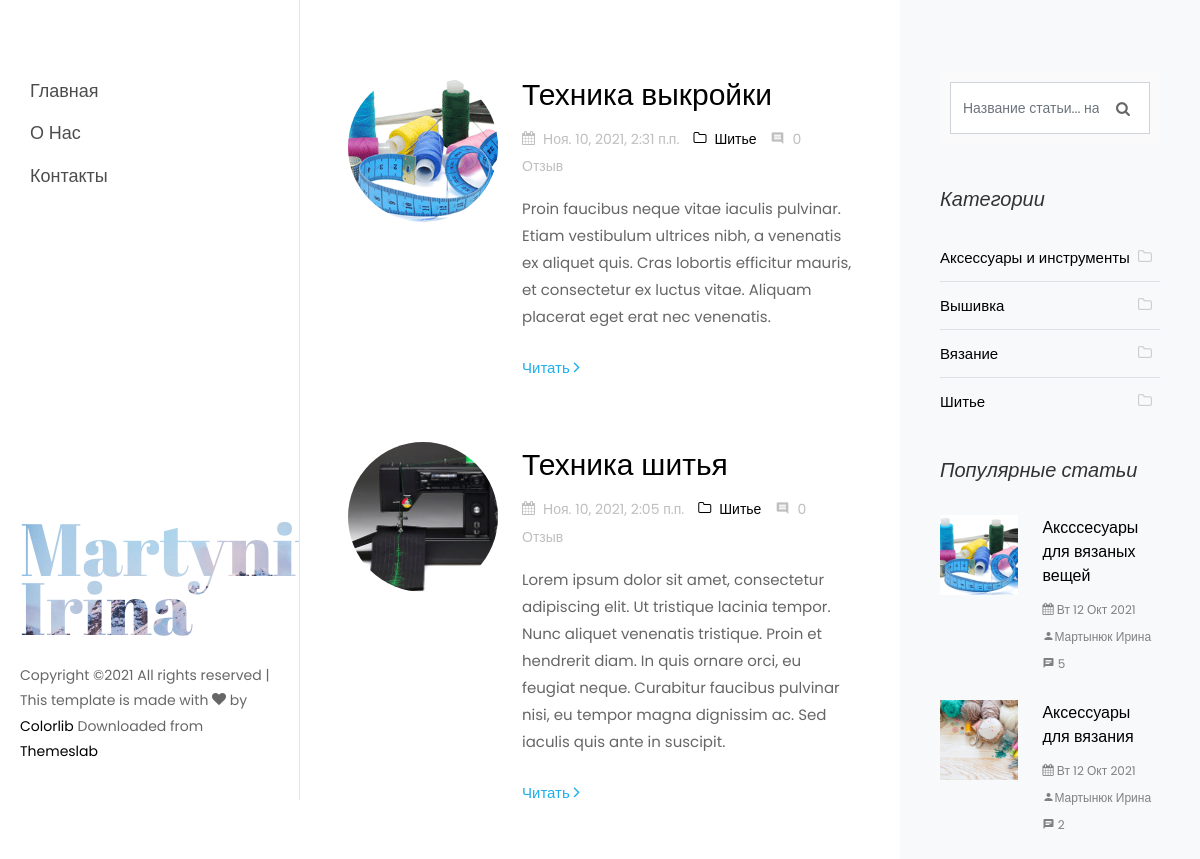
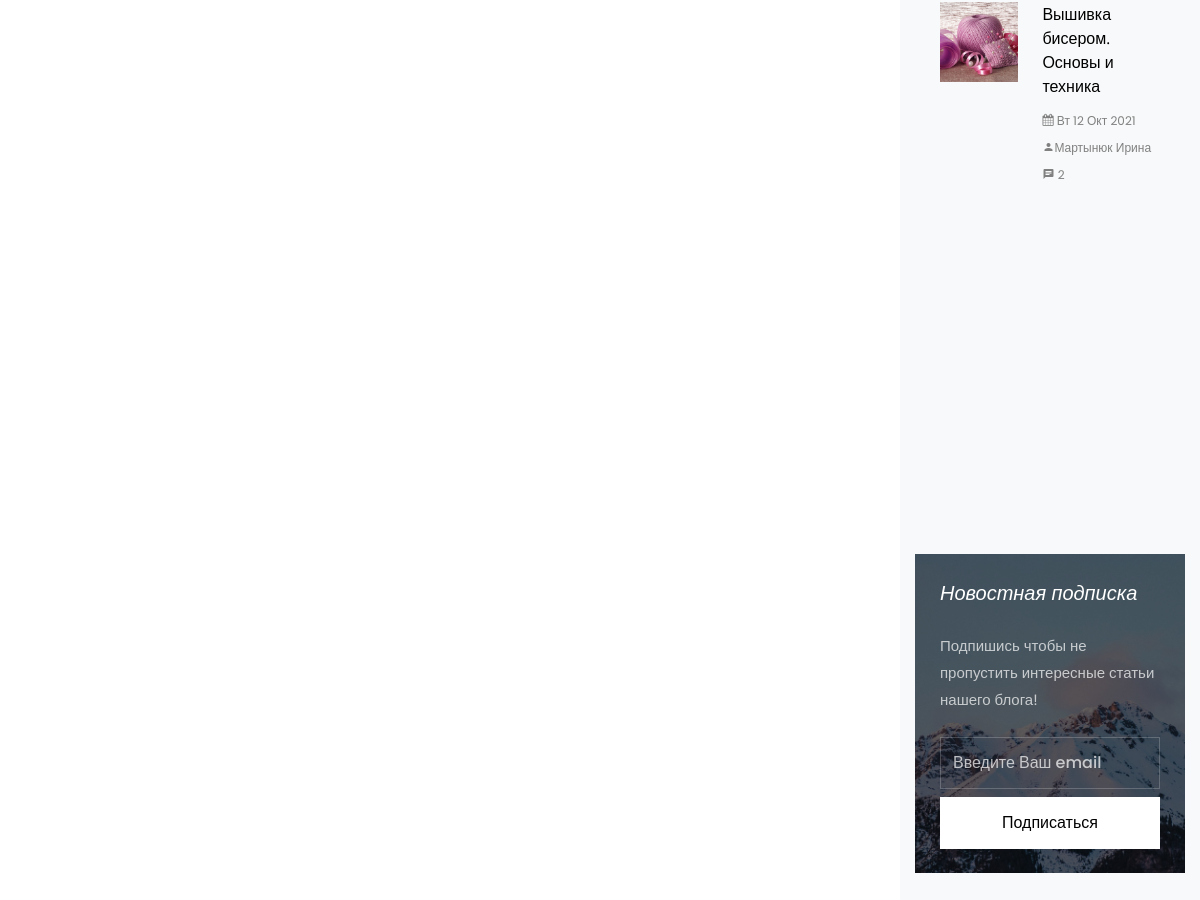
The app's page /category/shite/ with its own data (2 pictures, top to bottom).
### blog_app/models.py (models this page shows, shortened)
class Article(models.Model):
    title = models.CharField(max_length=256, blank=False, verbose_name='Название')
    category = models.ForeignKey('Category', on_delete=models.CASCADE, verbose_name='Категория')
    slug = models.SlugField(max_length=256, db_index=True)
    short_content = models.TextField(verbose_name='Краткое описание', max_length=300, default='Нет описания')
    content = models.TextField(blank=True, default='Нет описания', verbose_name='Текст статьи')
    created_at = models.DateTimeField(auto_now_add=True, verbose_name='Дата публикации')
    updated_at = models.DateTimeField(auto_now=True, verbose_name='Дата обновления')
    image = models.ImageField(upload_to='blog_images/%Y/%m/%d', verbose_name='Изображение', blank=False)
    draft = models.BooleanField(verbose_name='Черновик', default=False)
    author = models.CharField(verbose_name='Автор', blank=False, max_length=150)
    tags = TaggableManager()
    class Meta:
        ordering = ('-created_at',)
        verbose_name = 'Статья'
        verbose_name_plural = 'Статьи'
    def get_absolute_url(self):
        return reverse('article_detail', kwargs={'slug': self.slug})

class Category(models.Model):
    name = models.CharField(max_length=150, blank=False, db_index=True, verbose_name='Наименование')
    slug = models.SlugField(max_length=150, unique=True, blank=False, db_index=True)
    created_at = models.DateTimeField(auto_now_add=True, verbose_name='Дата создания')
    updated_at = models.DateTimeField(auto_now=True, verbose_name='Дата обновления')
    class Meta:
        ordering = ('name',)
        verbose_name = 'Категория'
        verbose_name_plural = 'Категории'
    def __str__(self):
        return self.name
    def get_absolute_url(self):
        return reverse('article_category_list', kwargs={'slug': self.slug})

### blog_app/views.py (the view)
# urls.py: path('category/<slug:slug>/', views.CategoryView.as_view(), name='article_category_list'),
class CategoryView(DataMixin, ListView):
    extra_context = {'title': 'Категории'}
    def get_queryset(self):
        return Article.objects.filter(category__slug=self.kwargs['slug'], draft=False)

### email_contact/forms.py
class ContactForm(forms.ModelForm):
    class Meta:
        model = Contact
        fields = ('email',)
        widgets = {
            'email': forms.EmailInput(
                attrs={
                    'class': 'form-control',
                    'placeholder': 'Введите Ваш email'
                }
            )
        }
        labels = {
            'email': ''
        }

### blog_app/templatetags/article_tag.py (called while the page is built)
@register.simple_tag()
def get_categories():
    return Category.objects.all()

@register.simple_tag()
def get_tags():
    return Tag.objects.all()

@register.simple_tag()
def get_archives():
    return Article.objects.dates('created_at', 'month', order='DESC').filter(draft=False)

@register.inclusion_tag('tags/popular_articles.html')
def get_popular_articles(count=None):
    popular_articles = Article.objects.annotate(
        num_comments=Count('reviews')
    ).order_by('-num_comments').filter(draft=False)[:count]
    return {
        'popular_articles': popular_articles
    }

### email_contact/templatetags/contact_tags.py (called while the page is built)
@register.inclusion_tag("contact/tags/form.html")
def contact_form():
    return {'contact_form': ContactForm()}

### templates/index.html (shortened to what this page needs)
{% extends 'partials/base.html' %}
{% block content %}
    <div class="col-xl-8 py-5 px-md-5">
        <div class="row pt-md-4">
            {% for article in articles %}
                <div class="col-md-12">
                    <div class="blog-entry ftco-animate d-md-flex">
                        <a href="#" class="img img-2"
                           style="background-image: url({{ article.image.url }});"></a>
                        <div class="text text-2 pl-md-4">
                            <h3 class="mb-2"><a href="{{ article.get_absolute_url }}">{{ article.title}}</a>
                            </h3>
                            <div class="meta-wrap ">
                                <p class="meta">
                                    <span><i class="icon-calendar mr-2"></i>{{ article.created_at }}</span>
                                    <span><a href="{{ article.category.get_absolute_url }}"><i class="icon-folder-o mr-2"></i>{{ article.category }}</a></span>
                                    <span><i class="icon-comment2 mr-2"></i>{{ article.reviews_set.count }} Отзыв</span>
                                </p>
                            </div>
                            <p class="mb-4">{{ article.short_content }}</p>
                            <p><a href="{{ article.get_absolute_url }}" class="btn-custom">Читать <span
                                    class="ion-ios-arrow-forward"></span></a></p>
                        </div>
                    </div>
                </div>
            {% empty %}
            <h4>Список статей пуст</h4>
            {% endfor %}
        </div>
    </div>
{% endblock %}

### templates/partials/sidebar.html (shortened to what this page needs)
{% load article_tag %}
{% load contact_tags %}
<div class="col-xl-4 sidebar ftco-animate bg-light pt-5">
    <div class="sidebar-box pt-md-4">
        <form action="{% url 'search' %}" method="get" class="search-form">
            <div class="form-group">
                <span class="icon icon-search"></span>
                <input type="text" class="form-control" placeholder="Название статьи... нажмите Enter"
                       name="search_query">
            </div>
        </form>
    </div>
    <div class="sidebar-box ftco-animate">
        <h3 class="sidebar-heading">Категории</h3>
        <ul class="categories">
            {% get_categories as categories %}
            {% for category in categories %}
                <li class="colorlib-active"><a href="{{ category.get_absolute_url }}">{{ category.name }}<span><i
                        class="icon-folder-o mr-2"></i></span></a></li>
            {% endfor %}
        </ul>
    </div>
    {% get_popular_articles count=3 %}
    <div class="sidebar-box subs-wrap img py-4"
         style="background-image: url(/static/images/bg_1.jpg);">
        {% contact_form %}
    </div>
</div>

### templates/tags/popular_articles.html
<div class="sidebar-box ftco-animate">
    <h3 class="sidebar-heading">Популярные статьи</h3>
    {% for popular in popular_articles %}
        <div class="block-21 mb-4 d-flex">
            <a class="blog-img mr-4" style="background-image: url({{ popular.image.url }});"></a>
            <div class="text">
                <h3 class="heading"><a href="{{ popular.get_absolute_url }}">{{ popular.title }}</a>
                </h3>
                <div class="meta">
                    <div><a href="#"><span class="icon-calendar"></span> {{ popular.created_at|date:"D d M Y" }}</a></div>
                    <div><a href="#"><span class="icon-person"></span>{{ popular.author }}</a></div>
                    <div><a href="#"><span class="icon-chat"></span> {{ popular.reviews_set.count }}</a></div>
                </div>
            </div>
        </div>
        {% empty %}
        <h4>Список популярных статей пуст</h4>
    {% endfor %}
</div>

### static/css/icomoon.css (style rules this page uses)
[class^="icon-"], [class*=" icon-"] { font-family: 'icomoon' !important; speak: none; font-style: normal; font-weight: normal; font-variant: normal; text-transform: none; line-height: 1; -webkit-font-smoothing: antialiased; -moz-osx-font-smoothing: grayscale; }
.icon-search:before { content: "\f002"; }
.icon-calendar:before { content: "\f073"; }
.icon-folder-o:before { content: "\f114"; }
.icon-chat:before { content: "\e0b7"; }
.icon-comment2:before { content: "\e0b9"; }
.icon-person:before { content: "\e7fd"; }

### records on screen
Article: image (picture), title "Техника выкройки", created_at "Ноя. 10, 2021, 2:31 п.п.", category "Шитье", reviews_set.count "0", short_content "Proin faucibus neque vitae iaculis pulvinar. Etiam vestibulum ultrices nibh, a venenatis ex aliquet quis. Cras lobortis efficitur mauris, et consectetur ex luctus vitae. Aliquam placerat eget erat nec venenatis."
Article: image (picture), title "Техника шитья", created_at "Ноя. 10, 2021, 2:05 п.п.", category "Шитье", reviews_set.count "0", short_content "Lorem ipsum dolor sit amet, consectetur adipiscing elit. Ut tristique lacinia tempor. Nunc aliquet venenatis tristique. Proin et hendrerit diam. In quis ornare orci, eu feugiat neque. Curabitur faucibus pulvinar nisi, eu tempor magna dignissim ac. Sed iaculis quis ante in suscipit."
Category: name "Аксессуары и инструменты"
Category: name "Вышивка"
Category: name "Вязание"
Category: name "Шитье"
Article: image (picture), title "Аксссесуары для вязаных вещей", created_at "Вт 12 Окт 2021", author "Мартынюк Ирина", reviews_set.count "5"
Article: image (picture), title "Аксессуары для вязания", created_at "Вт 12 Окт 2021", author "Мартынюк Ирина", reviews_set.count "2"
Article: image (picture), title "Вышивка бисером. Основы и техника", created_at "Вт 12 Окт 2021", author "Мартынюк Ирина", reviews_set.count "2"
